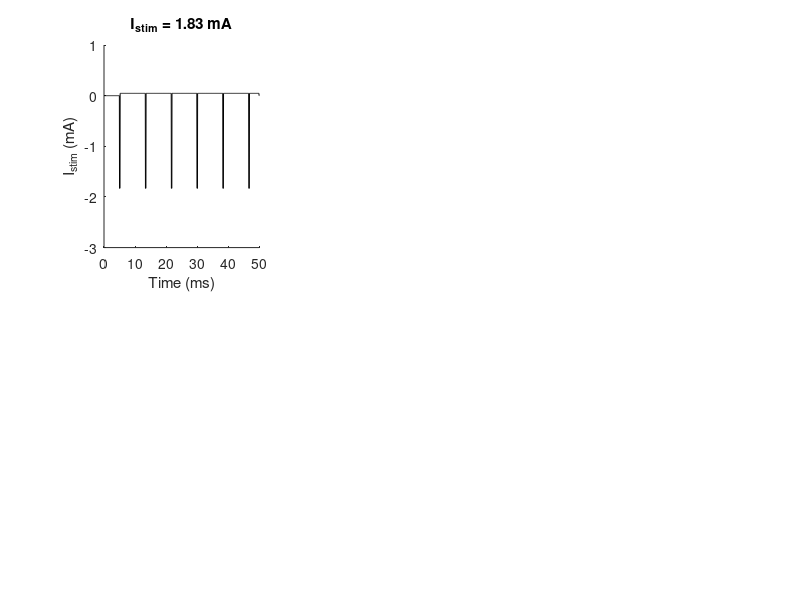

This chart was generated by the following MATLAB code: (Note: this script raises an error after producing the figure.)
% plot thresholds for 1, 2, and 3 APs
% 3-dec-2014 (blh19)

clear; clc

ap1 = struct();
ap1.vm = load('vm1.txt');
ap1.istim = load('istim1.txt');

ap2 = struct();
ap2.vm = load('vm2.txt');
ap2.istim = load('istim2.txt');

ap3 = struct();
ap3.vm = load('vm3.txt');
ap3.istim = load('istim3.txt');

figure(1); clf; hold on
subplot(2,3,1); hold on
plot(ap1.istim(:,1),ap1.istim(:,2),'k')
xlabel('Time (ms)')
ylabel('I_{stim} (mA)')
title('I_{stim} = 1.83 mA')
axis([0 50 -3 1])
setfont(18)

subplot(2,3,4); hold on
plot(ap1.vm(:,1),ap1.vm(:,2),'k')
xlabel('Time (ms)')
ylabel('V_m (mV)')
setfont(18)

subplot(2,3,2); hold on
plot(ap2.istim(:,1),ap2.istim(:,2),'k')
xlabel('Time (ms)')
% ylabel('I_{stim} (mA)')
title('I_{stim} = 2.15 mA')
axis([0 50 -3 1])
setfont(18)

subplot(2,3,5); hold on
plot(ap2.vm(:,1),ap2.vm(:,2),'k')
xlabel('Time (ms)')
% ylabel('V_m (mV)')
setfont(18)

subplot(2,3,3); hold on
plot(ap3.istim(:,1),ap3.istim(:,2),'k')
xlabel('Time (ms)')
% ylabel('I_{stim} (mA)')
title('I_{stim} = 2.24 mA')
axis([0 50 -3 1])
setfont(18)

subplot(2,3,6); hold on
plot(ap3.vm(:,1),ap3.vm(:,2),'k')
xlabel('Time (ms)')
% ylabel('V_m (mV)')
setfont(18)

print -dpng fiberresponse_aps

